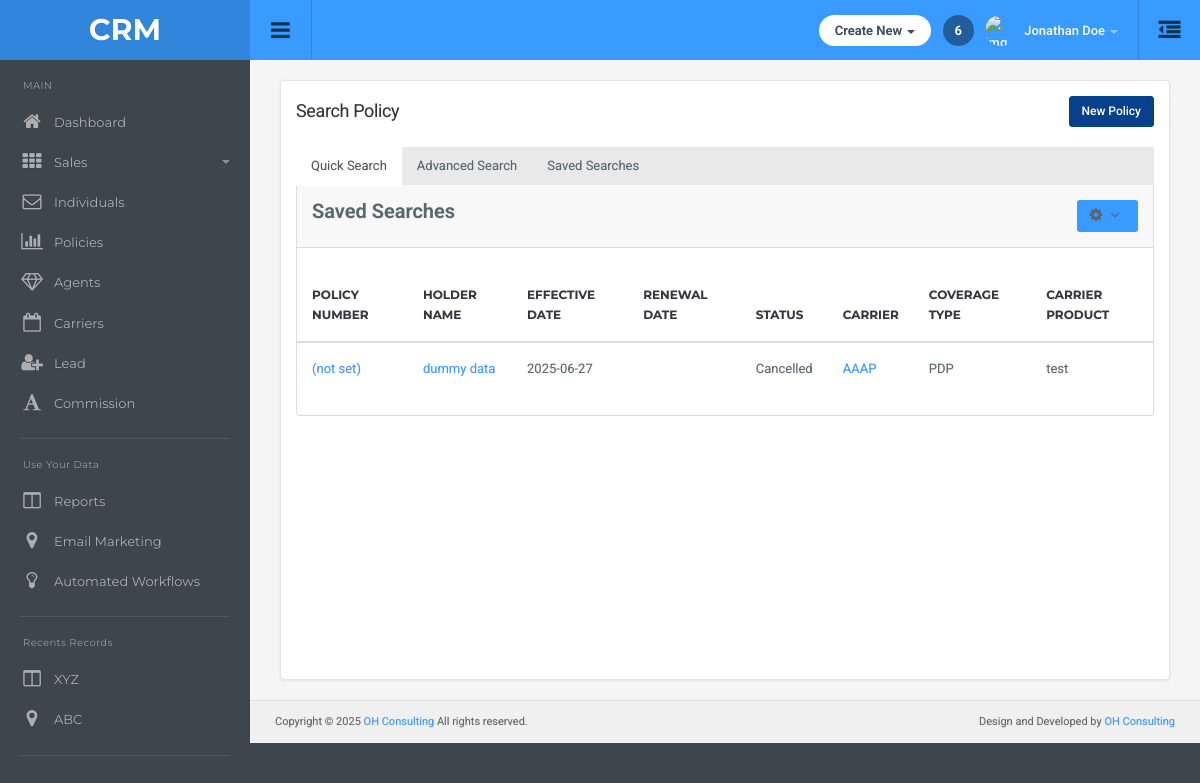
Page /policy/search-policy/ on the earlier database version.
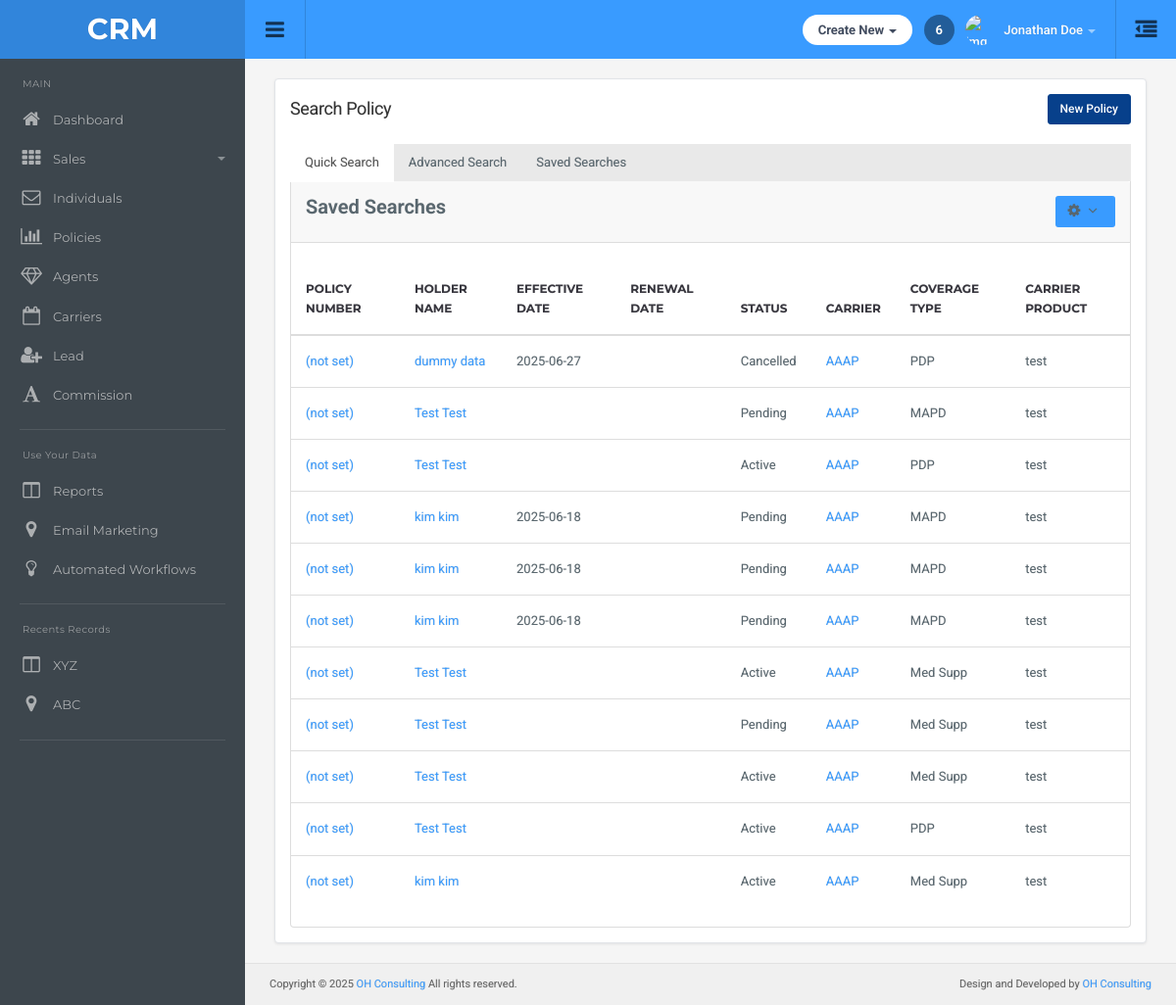
Same page on the later database version.
### main/models.py (models this page shows, shortened)
class Policy(models.Model):
    individual = models.ForeignKey(Individuals, on_delete=models.CASCADE, related_name='policy_individual')
    carrier = models.ForeignKey(Carrier, on_delete=models.CASCADE, related_name='policy_carrier')
    policy_number = models.CharField(max_length=100,null=True , blank=True)
    status = models.CharField(max_length=100)
    coverage_type = models.CharField(max_length=100)
    effective_date = models.DateField(null=True,blank=True)
    agent =  models.ForeignKey(Agent,on_delete=models.SET_NULL,null=True,blank=True,related_name="policy_agent")

class Individuals(models.Model):
    first_name = models.CharField(max_length=100)
    middle_name = models.CharField(max_length=100,null=True,blank=True)
    last_name = models.CharField(max_length=100)
    individual_type = models.CharField(max_length=100,null=True,blank=True)
    servicing_agent = models.ForeignKey(Agent,on_delete=models.CASCADE,null=True,blank=True)
    email = models.EmailField(null=True,blank=True)
    business_phone = models.CharField(max_length=10, blank=True, null=True)
    business_ext = models.CharField(max_length=10, blank=True, null=True)
    home_phone = models.CharField(max_length=10, blank=True, null=True)
    home_ext = models.CharField(max_length=10, blank=True, null=True)
    cell_phone = models.CharField(max_length=10, blank=True, null=True)
    cell_ext = models.CharField(max_length=10, blank=True, null=True)
    carrier = models.ForeignKey(Carrier,on_delete=models.SET_NULL,null=True,blank=True)

class Carrier(models.Model):
    name = models.CharField(max_length=100)
    class Meta:
        app_label = "main"

class CarrierProduct(models.Model):
    carrier = models.ForeignKey(Carrier, on_delete=models.CASCADE, related_name='products')
    coverage_type = models.CharField(max_length=50)
    product_name = models.CharField(max_length=255)
    effective_date = models.DateField(null=True, blank=True)
    term_date = models.DateField(null=True, blank=True)
    description = models.TextField(blank=True, null=True)
    benefit_summary = models.FileField(upload_to='product_files/', null=True, blank=True)
    plan_grid = models.FileField(upload_to='product_files/', null=True, blank=True)
    brochure = models.FileField(upload_to='product_files/', null=True, blank=True)
    states = MultiSelectField(choices=STATE_CHOICES, null=True,blank=True)
    modified_at = models.DateTimeField(auto_now=True)

### main/views.py (the view)
# urls.py: path('policy/search-policy/', views.search_policy, name='search_policy'),
def search_policy(request):
    carriers = Carrier.objects.all()
    policy = Policy.objects.all()
    return render(request, 'policy/searchpolicy.html',{
        'carriers': carriers,
        'policy':policy
    })

### templates/policy/searchpolicy.html (shortened to what this page needs)
{% extends "dashboard/base.html" %}
{% load static %}
{% block main-content %}
<div class="container-default">
    <div class="search-agents-container">
        <div class="page-header-row">
            <h1 class="page-title">Search Policy</h1>
            <div class="btn-group">
                <button type="button" class="btn btn-primary" data-toggle="modal" data-target="#newPolicyModal">
                    New Policy
                </button>
            </div>
        </div>
        <ul class="nav nav-tabs">
            <li class="active"><a href="{% url 'search_policy' %}">Quick Search</a></li>
            <li><a href="{% url 'advanced_policy' %}">Advanced Search</a></li>
            <li ><a href="{% url 'saved_policy' %}">Saved Searches</a></li>
        </ul>
        <div class="agents-panel">
            <div class="panel-heading clearfix">
                <strong class="pull-left">Saved Searches</strong>
                <div class="dropdown pull-right">
                    <button class="btn btn-sm btn-default dropdown-toggle" type="button" id="agentsDropdown" data-toggle="dropdown" aria-haspopup="true" aria-expanded="false">
                        <i class="fa fa-cog"></i> <i class="fa fa-angle-down"></i>
                    </button>
                </div>
            </div>
            <br>
            <div class="panel-body table-responsive">
                <table id="example4" class="table display">
                    <thead>
                        <tr>
                            <th>Policy Number</th>
                            <th>Holder Name</th>
                            <th>Effective Date</th>
                            <th>Renewal Date</th>
                            <th>Status</th>
                            <th>Carrier</th>
                            <th>Coverage Type</th>
                            <th>Carrier Product</th>
                        </tr>
                    </thead>
                    <tbody>
                    {% for plcy in policy %}
                        <tr>
                            <td><a href="{% url 'policy_tab' plcy.id %}?tab=detail">
    {{ plcy.policy_number|default:"(not set)" }}
</a></td>
                            <td><a href="{% url 'individual_tab' plcy.individual.id %}">{{plcy.individual.first_name}} {{plcy.individual.middle_name}} {{plcy.individual.last_name}}</a></td>
                            <td>{{plcy.effective_date|date:'Y-m-d' }}</td>
                            <td>{{ plcy.policy_details.first.renewal_date|date:'Y-m-d' }}</td>
                            <td>{{plcy.status}}</td>
                            <td><a href="{% url 'carrier_detail' plcy.carrier.id %}">{{plcy.carrier.name}}</a></td>
                            <td>{{plcy.coverage_type}}</td>
                            <td>{{ plcy.carrier.products.first.product_name }}</td>
                        </tr>
                    {% endfor %}
                    </tbody>
                </table>
            </div>
        </div>
    </div>
{% include "policy/add_policy_modal.html" %}
{% endblock %}

Differences in the rows shown:
added Policy: policy_number "(not set)", individual.first_name "Test", individual.last_name "Test", status "Pending", carrier.name "AAAP", coverage_type "MAPD", carrier.products.first.product_name "test"
added Policy: policy_number "(not set)", individual.first_name "Test", individual.last_name "Test", status "Active", carrier.name "AAAP", coverage_type "PDP", carrier.products.first.product_name "test"
added Policy: policy_number "(not set)", individual.first_name "kim", individual.last_name "kim", effective_date "2025-06-18", status "Pending", carrier.name "AAAP", coverage_type "MAPD", carrier.products.first.product_name "test"
added Policy: policy_number "(not set)", individual.first_name "kim", individual.last_name "kim", effective_date "2025-06-18", status "Pending", carrier.name "AAAP", coverage_type "MAPD", carrier.products.first.product_name "test"
added Policy: policy_number "(not set)", individual.first_name "kim", individual.last_name "kim", effective_date "2025-06-18", status "Pending", carrier.name "AAAP", coverage_type "MAPD", carrier.products.first.product_name "test"
added Policy: policy_number "(not set)", individual.first_name "Test", individual.last_name "Test", status "Active", carrier.name "AAAP", coverage_type "Med Supp", carrier.products.first.product_name "test"
added Policy: policy_number "(not set)", individual.first_name "Test", individual.last_name "Test", status "Pending", carrier.name "AAAP", coverage_type "Med Supp", carrier.products.first.product_name "test"
added Policy: policy_number "(not set)", individual.first_name "Test", individual.last_name "Test", status "Active", carrier.name "AAAP", coverage_type "Med Supp", carrier.products.first.product_name "test"
added Policy: policy_number "(not set)", individual.first_name "Test", individual.last_name "Test", status "Active", carrier.name "AAAP", coverage_type "PDP", carrier.products.first.product_name "test"
added Policy: policy_number "(not set)", individual.first_name "kim", individual.last_name "kim", status "Active", carrier.name "AAAP", coverage_type "Med Supp", carrier.products.first.product_name "test"
